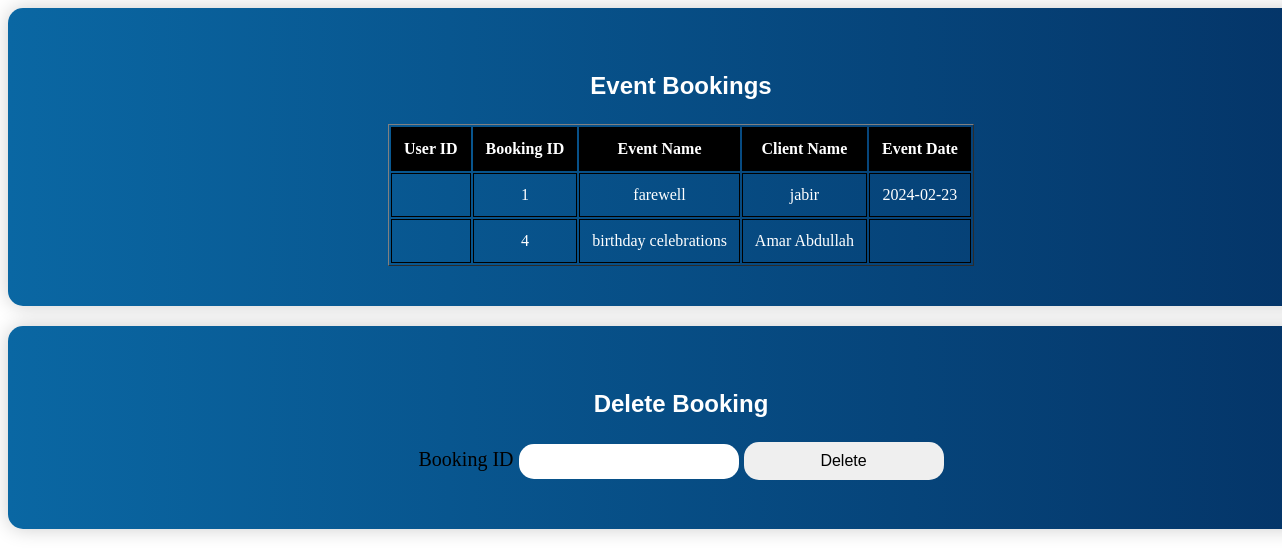
Page /admin/booking.php on the committed database.
### tables this page shows
CREATE TABLE IF NOT EXISTS `bookings` (
  `booking_id` int(10) NOT NULL AUTO_INCREMENT,
  `b_name` varchar(50) NOT NULL,
  `c_name` varchar(50) NOT NULL,
  `c_number` int(13) NOT NULL,
  `date` date DEFAULT NULL,
  `s_time` time NOT NULL,
  `e_time` time NOT NULL,
  `user_id` int(11) DEFAULT NULL,
  PRIMARY KEY (`booking_id`),
  KEY `fk_user_id` (`user_id`)
);

### admin/booking.php (the view, shortened to what this page needs)
<?php
$conn = new mysqli("localhost", "root", "", "party");
$sql = "SELECT * FROM bookings";
$result = $conn->query($sql);
?>
<!DOCTYPE html>
<html>
    <head>
        <link rel="stylesheet" href="users.css">
    </head>
    <body>
        <div>
            <div class="user-table">
                <h3>Event Bookings</h3>
                <table border="1" id="table-head">
                    <tr>
                        <th>User ID</th>
                        <th>Booking ID</th>
                        <th>Event Name</th>
                        <th>Client Name</th>
                        <th>Event Date</th>
                    </tr>
                    <?php
            if ($result) {
                if ($result->num_rows > 0) {
                    while ($row = $result->fetch_assoc()) {
                        echo "<tr>";
                        echo "<td>" . $row['user_id'] . "</td>";
                        echo "<td>" . $row['booking_id'] . "</td>";
                        echo "<td>" . $row['b_name'] . "</td>";
                        echo "<td>" . $row['c_name'] . "</td>";
                        echo "<td>" . $row['date'] . "</td>";
                        echo "</tr>";
                    }
                } else {
                    echo "<tr><td colspan='5'>No records found</td></tr>";
                }
            } else {
                echo "<tr><td colspan='5'>Error executing the query: " . $mysqli->error . "</td></tr>";
            }
            ?>
                </table>
            </div>
            <div class="delete-user">
                <h3>Delete Booking</h3>
                <form method="POST" action="" >
                    Booking ID
                    <input type="number" name="booking_id">
                    <button type="submit" name="deleteB">Delete</button>
                </form>
            </div>
        </div>
    </body>
</html>

### admin/users.css (style rules this page uses)
* h3 { font-size: 24px; font-family: 'Arial' , sans-serif, 'Times New Roman', Times, serif; color: white; }
.user-table { width: 100%; margin-bottom: 20px; padding: 40px; border-radius: 15px; box-shadow: 0 0 20px rgba(0, 0, 0, 0.2); display: flex; flex-direction: column; align-items: center; background: linear-gradient(to right, #0a67a3, #043366); }
th, td { padding: 12px; text-align: center; border: 1px solid black; color: white; }
th { background-color: #f2f2f2; }
.user-table #table-head th { background-color: black; }
.delete-user { padding: 40px; border-radius: 15px; box-shadow: 0 0 20px rgba(0, 0, 0, 0.2); width: 100%; display: flex; flex-direction: column; align-items: center; width: 100%; background: linear-gradient(to right, #0a67a3, #043366); font-size: 20px; }
input { padding: 10px; margin-bottom: 10px; border-radius: 15px; width: 90%; border: none; width: 200px; }
button { padding-top: 25px; padding: 10px; border-radius: 15px; border: none; font-size: 16px; width: 200px; cursor: pointer; transition: .5s ease; }

### rows in the picture
bookings: booking_id "1", b_name "farewell", c_name "jabir", date "2024-02-23"
bookings: booking_id "4", b_name "birthday celebrations", c_name "Amar Abdullah"
